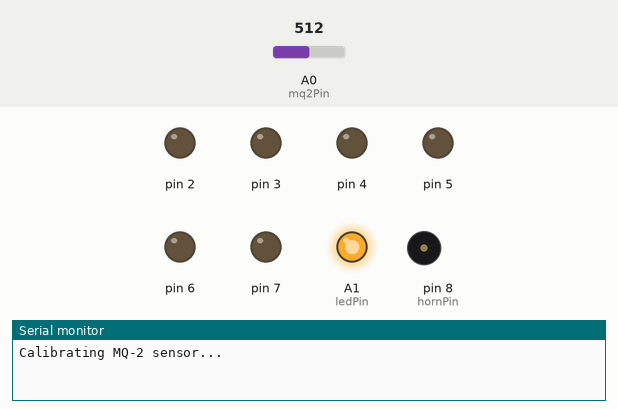
The sketch below on a simulated Arduino Uno, built with avr-gcc and run on an emulated ATmega328P. Shown: output pins drawn as LEDs (lit = HIGH), buzzer (waves = sounding, pin HIGH), the last lines printed to the serial monitor. Inputs (shaded band) come from the test bench; at power-on: A0 (mq2Pin) = 512.

Above: at 0.01 s.
At 29.9 s:
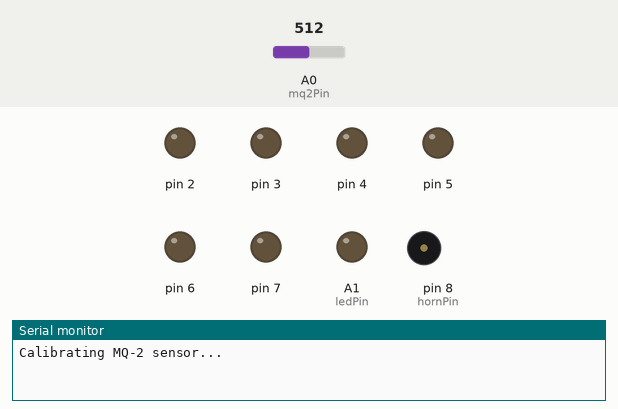
At 31.1 s:
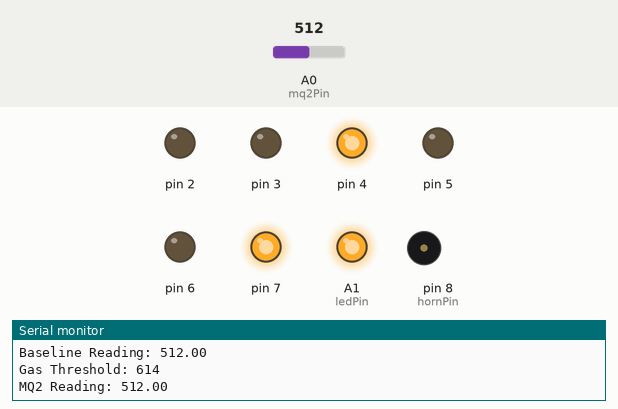
Timing chart, 0 to 32.6 s (numbered marks = the images above):
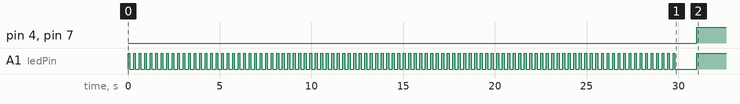

Measured:
- by itself, pin 4, pin 7: LOW → HIGH at 31.0 s

The sketch:

roboController.ino
```cpp
#include <Arduino.h>;
#include <SoftwareSerial.h>;
#include <string.h>
// #include <MQ2.h>
#define ledPin A1

// MQ2 Pin
const int mq2Pin = A0;

// MQ2 mq2(mq2Pin);
// float lpg, co, smoke;
float baseline = 0;
const int warmupTime = 30000; // 30 seconds
const int sampleInterval = 100; // 100ms
const float offsetPercent = 0.2; // 20% offset
int gasThreshold;

// Bluetooth pins
const byte rxPin = 10;
const byte txPin = 11;
SoftwareSerial BTSerial(rxPin, txPin); //RX TX

#define mLeft1 2
#define mLeft2 4
#define mLeftPwm 3

#define mRight1 5
#define mRight2 7
#define mRightPwm 6

#define hornPin 8

void run(int a, int b, int speed, int pwm);

void setup() {
  // put your setup code here, to run once:
  pinMode(mq2Pin, INPUT);

  pinMode(rxPin, INPUT);
  pinMode(txPin, OUTPUT);
  // Serial.begin(38400);
  // BTSerial.begin(38400); //AT Command Debug mode
  pinMode(ledPin, OUTPUT);

  for(int i=2; i<9; i++){
    pinMode(i, OUTPUT);
  }
  // pinMode(9, OUTPUT);
  BTSerial.begin(9600);
  Serial.begin(9600);

  Serial.println("Calibrating MQ-2 sensor...");
  unsigned long startTime = millis();
  int sampleCount = 0;

  // Collect samples for the warm-up period
  while (millis() - startTime < warmupTime) {
    // Flicker LED indicator of initializing the baseline reading
    digitalWrite(ledPin, HIGH);
    delay(100);
    digitalWrite(ledPin, LOW);
    delay(100);

    baseline += analogRead(mq2Pin);
    sampleCount++;
    delay(sampleInterval);
  }

  // Calculate the average baseline
  baseline /= sampleCount;
  Serial.print("Baseline Reading: ");
  Serial.println(baseline);

  // Calculate threshold with offset
  gasThreshold = baseline + (baseline * offsetPercent);
  Serial.print("Gas Threshold: ");
  Serial.println(gasThreshold);

  digitalWrite(ledPin, LOW);
  delay(1000);
  digitalWrite(ledPin, HIGH);
}

String receivedData = "";
float x_value = 0;
float y_value = 0;
bool isValueX = false;
bool isNegative = false;
bool isBoostClicked = false;
String isBoostOn = "";
int boostValue = 40;

bool isHornClicked = false;
String isHornOn = "";
bool activateHorn = false;

// bool isForward = false;
int maxSpeed = 180;
int speed = int(y_value);
int m1Speed = 0; // Left Motor
int m2Speed = 0; // Right Motor

float mq2Reading = 0;
unsigned long prevMillis = 0;

bool isReadyToSend = false;

void loop() {

  while (BTSerial.available() > 0) {
    char dataChar = BTSerial.read();
    // Serial.println(dataChar);
    if (dataChar == 'x') {
      isValueX = true;
      receivedData = "";
      isNegative = false;
    } else if (dataChar == 'y') {
      isValueX = false;
      receivedData = "";
      isNegative = false;
    } else if (dataChar == '-') {
      isNegative = true;
      // isForward = (!isNegative)?true:false;
    } else if ( dataChar == 'b'){
      isBoostClicked = true;
      Serial.println(isBoostClicked);
    } else if (isBoostClicked) {
      isBoostOn = dataChar;
      // Serial.println(isBoostOn);
      isBoostClicked = false;
    } else if (dataChar == 'h'){
      isHornClicked = true;
      Serial.println(isHornClicked);
    } else if (isHornClicked) {
      isHornOn = dataChar;
      // Serial.println(isBoostOn);
      isHornClicked = false;
    }
    else if (dataChar == '\\') {
      // Process the received data
      float value = receivedData.toFloat();
      value = min(value, 1.00);
      value = isNegative ? -value : value;
      if (isValueX) {
        x_value = value;
        // Serial.print("X: ");
        // Serial.println(x_value);
      } else {
        y_value = value;
        // Serial.print("Y: ");
        // Serial.println(y_value);
      }
      receivedData = "";
      isNegative = false;
    } else {
      receivedData += dataChar;
    }
    speed = int(y_value*maxSpeed);
    if(isBoostOn == "t" && speed > 0){
      speed += boostValue;
    }else if(isBoostOn == "f" && speed > boostValue){
      speed -= boostValue;
    }


    if(isHornOn == "t"){
      activateHorn = true;
    }else if (isHornOn == "f") {
      activateHorn = false;
    }

    m1Speed = adjustSpeed(speed, speed*(1-x_value));
    m2Speed = adjustSpeed(speed, speed*(1+x_value));
  }
  digitalWrite(hornPin, activateHorn);

  run(mLeft1, mLeft2, m1Speed, mLeftPwm);
  run(mRight1, mRight2, m2Speed, mRightPwm);
  isReadyToSend = true;

  if(millis() - prevMillis > 1000){
    mq2Read();
    prevMillis = millis();
  }
}

int adjustSpeed(int speed, int modified_speed){
  if(speed<0){
    return max(speed, modified_speed);
  }
  return min(speed, modified_speed);
}

void run(int a, int b, int speed, int pwm) {
  bool direction;
  if(speed<0){
    speed *= -1;
    direction = true;
  }
  else{
    direction = false;
  }
  digitalWrite(a, direction);
  digitalWrite(b, !direction);
  analogWrite(pwm, speed);
}

void mq2Read() {
  mq2Reading = analogRead(mq2Pin);
  Serial.print("MQ2 Reading: ");
  Serial.println(mq2Reading);

  if (mq2Reading >= gasThreshold) {
    activateHorn = true; // Activate the horn/buzzer
  } else {
    activateHorn = false; // Deactivate the horn/buzzer
  }

  digitalWrite(hornPin, activateHorn);
}
```
